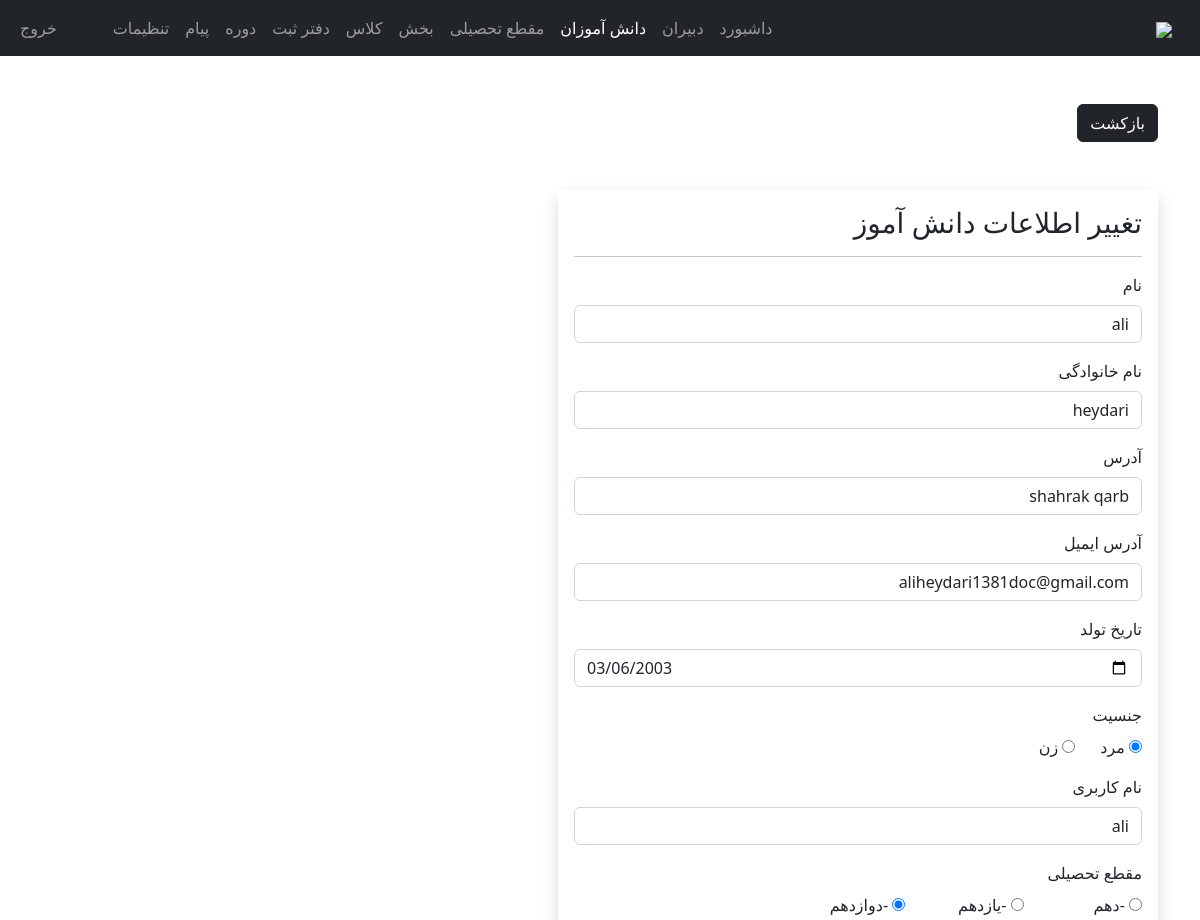
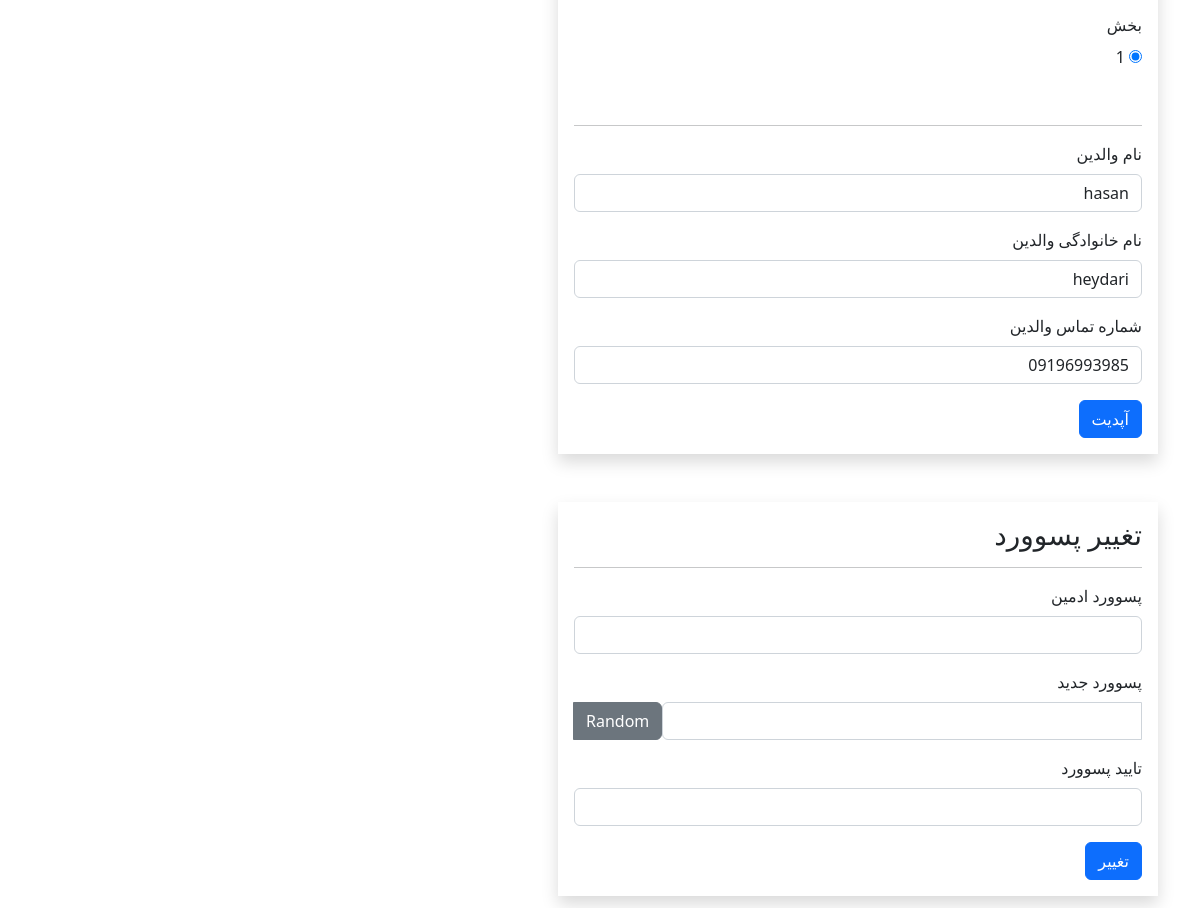
Screenshot of /admin/student-edit.php?student_id=6 (signed in) with the database file from the repository (2 pictures, top to bottom).
### tables this page shows
CREATE TABLE `students` (
  `student_id` int(11) NOT NULL,
  `username` varchar(127) NOT NULL,
  `password` varchar(255) NOT NULL,
  `fname` varchar(127) NOT NULL,
  `lname` varchar(255) NOT NULL,
  `grade` int(11) NOT NULL,
  `section` int(11) NOT NULL,
  `address` varchar(31) NOT NULL,
  `gender` varchar(7) NOT NULL,
  `email_address` varchar(255) NOT NULL,
  `date_of_birth` date NOT NULL,
  `date_of_joined` timestamp NULL DEFAULT current_timestamp(),
  `parent_fname` varchar(127) NOT NULL,
  `parent_lname` varchar(127) NOT NULL,
  `parent_phone_number` varchar(31) NOT NULL
);

CREATE TABLE `grades` (
  `grade_id` int(11) NOT NULL,
  `grade` varchar(31) NOT NULL,
  `grade_code` varchar(7) NOT NULL
);

CREATE TABLE `section` (
  `section_id` int(11) NOT NULL,
  `section` varchar(7) NOT NULL
);

### admin/data/student.php (called while the page is built, shortened)
<?php
function getStudentById($id, $conn){
   $sql = "SELECT * FROM students
           WHERE student_id=?";
   $stmt = $conn->prepare($sql);
   $stmt->execute([$id]);
   if ($stmt->rowCount() == 1) {
     $student = $stmt->fetch();
     return $student;
   }else {
    return 0;
   }
}

### admin/data/grade.php (called while the page is built, shortened)
<?php
function getAllGrades($conn){
   $sql = "SELECT * FROM grades";
   $stmt = $conn->prepare($sql);
   $stmt->execute();
   if ($stmt->rowCount() >= 1) {
     $grades = $stmt->fetchAll();
     return $grades;
   }else {
    return 0;
   }
}

### admin/data/section.php (called while the page is built, shortened)
<?php
function getAllSections($conn){
   $sql = "SELECT * FROM section";
   $stmt = $conn->prepare($sql);
   $stmt->execute();
   if ($stmt->rowCount() >= 1) {
     $sections = $stmt->fetchAll();
     return $sections;
   }else {
    return 0;
   }
}

### admin/student-edit.php (the view, shortened to what this page needs)
<?php
if (
  isset($_SESSION['admin_id']) &&
  isset($_SESSION['role'])     &&
  isset($_GET['student_id'])
) {
  if ($_SESSION['role'] == 'Admin') {
    include "../DB_connection.php";
    include "data/grade.php";
    include "data/student.php";
    include "data/section.php";
    $grades = getAllGrades($conn);
    $sections = getAllsections($conn);
    $student_id = $_GET['student_id'];
    $student = getStudentById($student_id, $conn);
?>
    <!DOCTYPE html>
    <html lang="fa" dir="rtl">
    <head>
      <link rel="stylesheet" href="https://cdn.jsdelivr.net/npm/bootstrap@5.2.0/dist/css/bootstrap.min.css">
      <link rel="stylesheet" href="../css/style.css">
      <link rel="stylesheet" href="https://cdnjs.cloudflare.com/ajax/libs/font-awesome/4.7.0/css/font-awesome.min.css">
    </head>
    <body>
      <?php
      include "inc/navbar.php";
      ?>
      <div class="container mt-5">
        <a href="student.php" class="btn btn-dark">بازکشت</a>
        <form method="post" class="shadow p-3 mt-5 form-w" action="req/student-edit.php">
          <h3>تغییر اطلاعات دانش آموز</h3>
          <hr>
          <div class="mb-3">
            <label class="form-label">نام</label>
            <input type="text" class="form-control" value="<?= $student['fname'] ?>" name="fname">
          </div>
          <div class="mb-3">
            <label class="form-label">نام خانوادگی</label>
            <input type="text" class="form-control" value="<?= $student['lname'] ?>" name="lname">
          </div>
          <div class="mb-3">
            <label class="form-label">آدرس</label>
            <input type="text" class="form-control" value="<?= $student['address'] ?>" name="address">
          </div>
          <div class="mb-3">
            <label class="form-label">آدرس ایمیل</label>
            <input type="text" class="form-control" value="<?= $student['email_address'] ?>" name="email_address">
          </div>
          <div class="mb-3">
            <label class="form-label">تاریخ تولد</label>
            <input type="date" class="form-control" value="<?= $student['date_of_birth'] ?>" name="date_of_birth">
          </div>
          <div class="mb-3">
            <label class="form-label">جنسیت</label><br>
            <input type="radio" value="Male" <?php if ($student['gender'] == 'Male') echo 'checked';  ?> name="gender"> مرد
            &nbsp;&nbsp;&nbsp;&nbsp;
            <input type="radio" value="Female" <?php if ($student['gender'] == 'Female') echo 'checked';  ?> name="gender"> زن
          </div>
          <div class="mb-3">
            <label class="form-label">نام کاربری</label>
            <input type="text" class="form-control" value="<?= $student['username'] ?>" name="username">
          </div>
          <div class="mb-3">
            <label class="form-label">مقطع تحصیلی</label>
            <div class="row row-cols-5">
              <?php
              $grade_ids = str_split(trim($student['grade']));
              foreach ($grades as $grade) {
                $checked = 0;
                foreach ($grade_ids as $grade_id) {
                  if ($grade_id == $grade['grade_id']) {
                    $checked = 1;
                  }
                }
              ?>
                <div class="col">
                  <input type="radio" name="grade" <?php if ($checked) echo "checked"; ?> value="<?= $grade['grade_id'] ?>">
                  <?= $grade['grade_code'] ?>-<?= $grade['grade'] ?>
                </div>
              <?php } ?>
            </div>
          </div>
          <div class="mb-3">
            <label class="form-label">بخش</label>
            <div class="row row-cols-5">
              <?php
              $section_ids = str_split(trim($student['section']));
              foreach ($sections as $section) {
                $checked = 0;
                foreach ($section_ids as $section_id) {
                  if ($section_id == $section['section_id']) {
                    $checked = 1;
                  }
                }
              ?>
                <div class="col">
                  <input type="radio" name="section" <?php if ($checked) echo "checked"; ?> value="<?= $section['section_id'] ?>">
                  <?= $section['section'] ?>
                </div>
              <?php } ?>
            </div>
          </div>
          <br>
          <hr>
          <div class="mb-3">
            <label class="form-label">نام والدین </label>
            <input type="text" class="form-control" value="<?= $student['parent_fname'] ?>" name="parent_fname">
          </div>
          <div class="mb-3">
            <label class="form-label">نام خانوادگی والدین </label>
            <input type="text" class="form-control" value="<?= $student['parent_lname'] ?>" name="parent_lname">
          </div>
          <div class="mb-3">
            <label class="form-label">شماره تماس والدین </label>
            <input type="text" class="form-control" value="<?= $student['parent_phone_number'] ?>" name="parent_phone_number">
          </div>
          <button type="submit" class="btn btn-primary">
            آپدیت</button>
        </form>
        <form method="post" class="shadow p-3 my-5 form-w" action="req/student-change.php" id="change_password">
          <h3>تغییر پسوورد</h3>
          <hr>
          <div class="mb-3">
            <div class="mb-3">
              <label class="form-label">پسوورد ادمین</label>
              <input type="password" class="form-control" name="admin_pass">
            </div>
            <label class="form-label">پسوورد جدید </label>
            <div class="input-group mb-3">
              <input type="text" class="form-control" name="new_pass" id="passInput">
              <button class="btn btn-secondary" id="gBtn">
                Random</button>
            </div>
          </div>
          <div class="mb-3">
            <label class="form-label">تایید پسوورد </label>
            <input type="text" class="form-control" name="c_new_pass" id="passInput2">
          </div>
          <button type="submit" class="btn btn-primary">
            تغییر</button>
        </form>
      </div>
    </body>
    </html>
<?php
  } else {
    header("Location: student.php");
    exit;
  }
} else {
  header("Location: student.php");
  exit;
}
?>

### css/style.css (style rules this page uses)
.form-w { max-width: 600px; width: 100%; }

### rows the page displays
students: fname "ali", lname "heydari", address "shahrak qarb", email_address "aliheydari1381doc@gmail.com", date_of_birth "03/06/2003", gender "☑", username "ali", grade "☑", section "☑", parent_fname "hasan", parent_lname "heydari", parent_phone_number "09196993985"
grades: grade "دهم"
grades: grade "یازدهم"
grades: grade "دوازدهم"
section: section "1"
